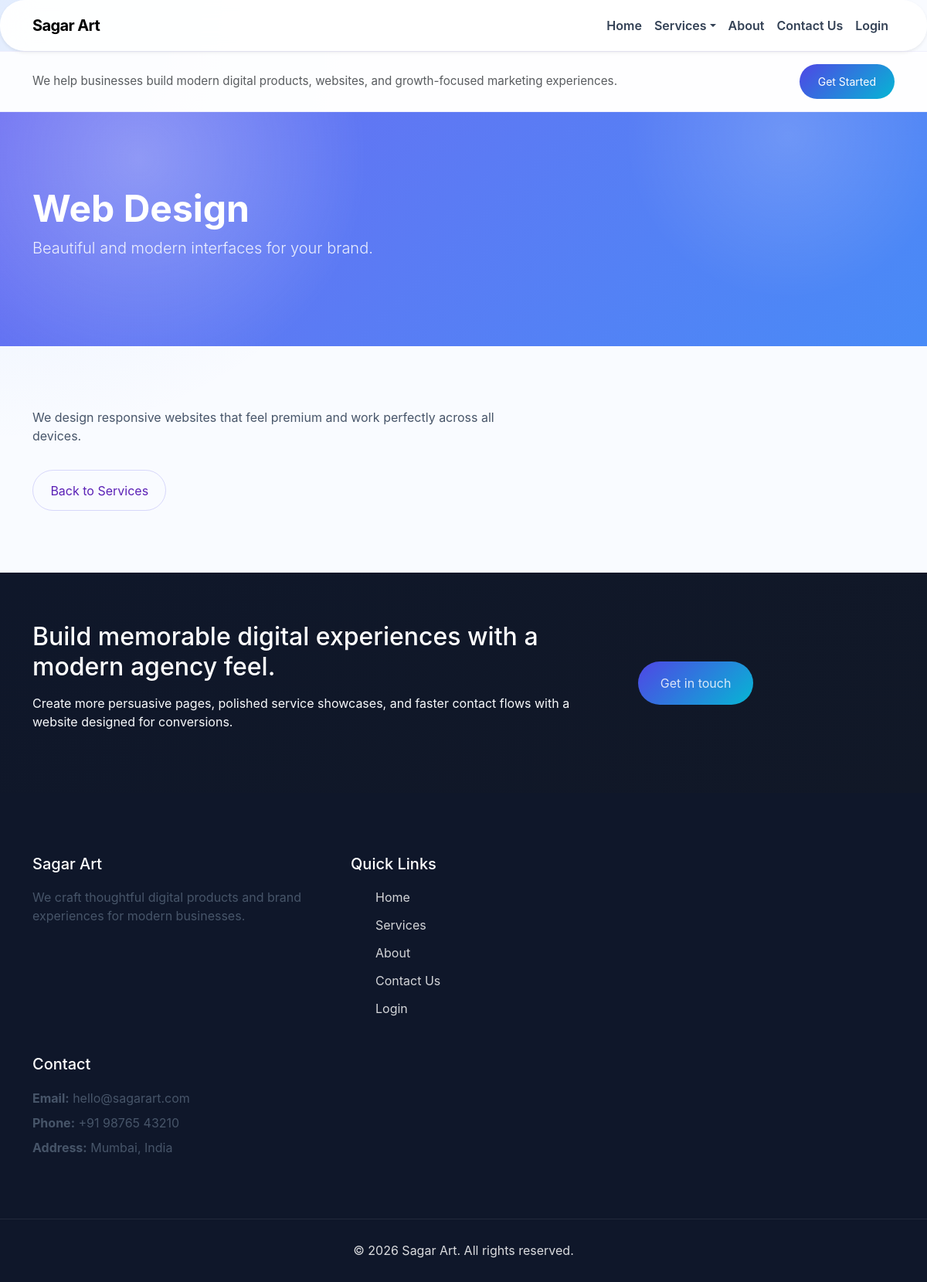
The app's page /service.php?slug=web-design with its own data.
### tables this page shows
CREATE TABLE `site_settings` (
  `id` int(11) NOT NULL,
  `site_name` varchar(255) NOT NULL DEFAULT 'Sagar Art',
  `tagline` varchar(255) DEFAULT NULL,
  `footer_about` text DEFAULT NULL,
  `footer_email` varchar(255) DEFAULT NULL,
  `footer_phone` varchar(255) DEFAULT NULL,
  `footer_address` text DEFAULT NULL,
  `footer_copyright` varchar(255) DEFAULT NULL,
  `header_text` text DEFAULT NULL,
  `header_cta_text` varchar(255) DEFAULT NULL,
  `header_cta_link` varchar(255) DEFAULT NULL
);

CREATE TABLE `menu_items` (
  `id` int(11) NOT NULL,
  `label` varchar(255) NOT NULL,
  `link` varchar(255) NOT NULL,
  `menu_order` int(11) NOT NULL DEFAULT 0,
  `is_active` tinyint(1) NOT NULL DEFAULT 1,
  `has_dropdown` tinyint(1) NOT NULL DEFAULT 0
);

CREATE TABLE `services` (
  `id` int(11) NOT NULL,
  `title` varchar(255) NOT NULL,
  `slug` varchar(100) NOT NULL,
  `summary` text NOT NULL,
  `content` text NOT NULL,
  `image_url` varchar(255) DEFAULT NULL,
  `display_order` int(11) NOT NULL DEFAULT 0,
  `is_featured` tinyint(1) NOT NULL DEFAULT 0
);

### includes/config.php (called while the page is built, shortened)
<?php
function getHeaderMenuItems($conn) {
    $result = $conn->query('SELECT id, label, link, has_dropdown FROM menu_items WHERE is_active = 1 ORDER BY menu_order ASC, id ASC');
    return $result ? $result->fetch_all(MYSQLI_ASSOC) : [];
}
function getSiteSettings($conn) {
    $result = $conn->query('SELECT * FROM site_settings ORDER BY id DESC LIMIT 1');
    $settings = $result ? $result->fetch_assoc() : [];
    return $settings ?: [
        'site_name' => 'Sagar Art',
        'tagline' => 'Creative digital experiences that elevate brands.',
        'header_text' => 'We help businesses build modern digital products, websites, and growth-focused marketing experiences.',
        'header_cta_text' => 'Get Started',
        'header_cta_link' => 'contact.php',
        'footer_about' => 'We craft thoughtful digital products and brand experiences for modern businesses.',
        'footer_email' => 'hello@sagarart.com',
        'footer_phone' => '+91 98765 43210',
        'footer_address' => 'Mumbai, India',
        'footer_copyright' => '© 2026 Sagar Art. All rights reserved.'
    ];
}
function getServiceBySlug($conn, $slug) {
    $stmt = $conn->prepare('SELECT id, title, slug, summary, content, image_url FROM services WHERE slug = ? LIMIT 1');
    $stmt->bind_param('s', $slug);
    $stmt->execute();
    $result = $stmt->get_result();
    return $result->fetch_assoc();
}
?>

### service.php (the view, shortened to what this page needs)
<?php
require 'includes/config.php';
$slug = isset($_GET['slug']) ? $_GET['slug'] : '';
$service = getServiceBySlug($conn, $slug);
?>
<!DOCTYPE html>
<html lang="en">
<head>
  <link href="https://cdn.jsdelivr.net/npm/bootstrap@5.3.3/dist/css/bootstrap.min.css" rel="stylesheet">
  <link rel="stylesheet" href="assets/css/style.css">
</head>
<body>
  <?php include 'includes/header.php'; ?>
  <section class="page-hero text-white d-flex align-items-center">
    <div class="container">
      <h1 class="display-5 fw-bold"><?php echo htmlspecialchars($service['title']); ?></h1>
      <p class="lead"><?php echo htmlspecialchars($service['summary']); ?></p>
    </div>
  </section>
  <section class="py-5">
    <div class="container">
      <div class="row align-items-center g-4">
        <div class="col-lg-7">
          <p><?php echo nl2br(htmlspecialchars($service['content'])); ?></p>
          <a href="services.php" class="btn btn-outline-primary mt-3">Back to Services</a>
        </div>
      </div>
    </div>
  </section>
  <?php include 'includes/footer.php'; ?>
</body>
</html>

### includes/header.php (shortened to what this page needs)
<?php
$siteSettings = getSiteSettings($conn);
$headerMenuItems = getHeaderMenuItems($conn);
?>
<nav class="navbar navbar-expand-lg sticky-top">
  <div class="container">
    <a class="navbar-brand fw-bold" href="index.php"><?php echo htmlspecialchars($siteSettings['site_name'] ?? 'Sagar Art'); ?></a>
    <div class="collapse navbar-collapse" id="navbarNav">
      <ul class="navbar-nav ms-auto align-items-lg-center">
        <?php foreach ($headerMenuItems as $headerMenuItem): ?>
          <?php $children = getMenuChildren($conn, (int)$headerMenuItem['id']); ?>
          <?php if (!empty($children) && !empty($headerMenuItem['has_dropdown'])): ?>
            <li class="nav-item dropdown">
              <a class="nav-link dropdown-toggle" href="<?php echo htmlspecialchars($headerMenuItem['link']); ?>" role="button" data-bs-toggle="dropdown"><?php echo htmlspecialchars($headerMenuItem['label']); ?></a>
            </li>
          <?php else: ?>
            <li class="nav-item">
              <a class="nav-link" href="<?php echo htmlspecialchars($headerMenuItem['link']); ?>"><?php echo htmlspecialchars($headerMenuItem['label']); ?></a>
            </li>
          <?php endif; ?>
        <?php endforeach; ?>
      </ul>
    </div>
  </div>
</nav>
<?php if (!empty($siteSettings['header_text']) || !empty($siteSettings['header_cta_text'])): ?>
  <div class="header-banner py-3">
    <div class="container d-flex flex-column flex-md-row justify-content-between align-items-center gap-3">
      <?php if (!empty($siteSettings['header_text'])): ?>
        <div class="header-banner-text text-muted"><?php echo htmlspecialchars($siteSettings['header_text']); ?></div>
      <?php endif; ?>
      <?php if (!empty($siteSettings['header_cta_text']) && !empty($siteSettings['header_cta_link'])): ?>
        <a href="<?php echo htmlspecialchars($siteSettings['header_cta_link']); ?>" class="btn btn-sm btn-primary px-4"><?php echo htmlspecialchars($siteSettings['header_cta_text']); ?></a>
      <?php endif; ?>
    </div>
  </div>
<?php endif; ?>

### includes/footer.php (shortened to what this page needs)
<?php
$siteSettings = getSiteSettings($conn);
$footerLinks = getHeaderMenuItems($conn);
?>
<footer class="site-footer">
  <div class="footer-top">
    <div class="container">
      <div class="row align-items-center gap-4">
        <div class="col-lg-8">
          <h2 class="text-white mb-3">Build memorable digital experiences with a modern agency feel.</h2>
          <p class="text-white-75">Create more persuasive pages, polished service showcases, and faster contact flows with a website designed for conversions.</p>
        </div>
        <div class="col-lg-auto">
          <a href="contact.php" class="btn btn-primary">Get in touch</a>
        </div>
      </div>
    </div>
  </div>
  <div class="container py-5">
    <div class="row footer-grid">
      <div class="col-md-4 footer-widget">
        <h5><?php echo htmlspecialchars($siteSettings['site_name'] ?? 'Sagar Art'); ?></h5>
        <p><?php echo htmlspecialchars($siteSettings['footer_about'] ?? 'We help digital brands grow with premium websites, app experiences, and creative marketing solutions.'); ?></p>
      </div>
      <div class="col-md-4 footer-widget">
        <h5>Quick Links</h5>
        <ul class="footer-links">
          <?php foreach ($footerLinks as $link): ?>
            <li><a href="<?php echo htmlspecialchars($link['link']); ?>"><?php echo htmlspecialchars($link['label']); ?></a></li>
          <?php endforeach; ?>
        </ul>
      </div>
      <div class="col-md-4 footer-widget">
        <h5>Contact</h5>
        <p class="mb-2"><strong>Email:</strong> <?php echo htmlspecialchars($siteSettings['footer_email'] ?? ''); ?></p>
        <p class="mb-2"><strong>Phone:</strong> <?php echo htmlspecialchars($siteSettings['footer_phone'] ?? ''); ?></p>
        <p class="mb-0"><strong>Address:</strong> <?php echo htmlspecialchars($siteSettings['footer_address'] ?? ''); ?></p>
      </div>
    </div>
  </div>
  <div class="footer-bottom">
    <div class="container">
      <p class="mb-0"><?php echo htmlspecialchars($siteSettings['footer_copyright'] ?? '© 2026 Sagar Art. All rights reserved.'); ?></p>
    </div>
  </div>
</footer>

### assets/css/style.css (style rules this page uses)
:root { --bg-base: #f9fbff; --bg-surface: rgba(255, 255, 255, 0.95); --text-base: #0f172a; --text-muted: #475569; --accent-strong: #5b21b6; --accent-soft: #3b82f6; --accent-fade: #a78bfa; --shadow-soft: 0 24px 60px rgba(15, 23, 42, 0.08); }
* { box-sizing: border-box; }
body { margin: 0; font-family: 'Inter', 'Segoe UI', Arial, sans-serif; background: radial-gradient(circle at top left, rgba(59, 130, 246, 0.12), transparent 28%), radial-gradient(circle at bottom right, rgba(139, 92, 246, 0.14), transparent 22%), var(--bg-base); color: var(--text-base); }
a { color: inherit; }
.navbar { background: rgba(255, 255, 255, 0.95) !important; border-radius: 2rem; padding: 0.8rem 1.5rem; box-shadow: 0 18px 40px rgba(15, 23, 42, 0.08); backdrop-filter: blur(18px); }
.navbar-brand { font-weight: 800; letter-spacing: -0.03em; }
.navbar .nav-link { color: #334155 !important; font-weight: 600; transition: color 0.25s ease, transform 0.25s ease; }
.header-banner { background: rgba(255, 255, 255, 0.88); border-top: 1px solid rgba(79, 70, 229, 0.08); border-bottom: 1px solid rgba(79, 70, 229, 0.08); }
.header-banner-text { color: #475569; font-size: 0.95rem; }
.header-banner .btn { padding: 0.75rem 1.5rem; }
.hero-section, .page-hero { position: relative; overflow: hidden; padding: 6rem 0; background: linear-gradient(135deg, rgba(99, 102, 241, 0.95), rgba(59, 130, 246, 0.93)); }
.hero-section::before, .page-hero::before { content: ''; position: absolute; inset: 0; background: radial-gradient(circle at 15% 20%, rgba(255, 255, 255, 0.28), transparent 28%), radial-gradient(circle at 85% 10%, rgba(255, 255, 255, 0.16), transparent 20%); }
.hero-section .container, .page-hero .container { position: relative; z-index: 1; }
.hero-section h1, .page-hero h1 { color: #fff; }
.hero-section p, .page-hero p, .hero-section .lead, .page-hero .lead { color: rgba(255, 255, 255, 0.87); }
.section-shell, .py-5 { padding-top: 5rem !important; padding-bottom: 5rem !important; }
.section-shell .container, .py-5 .container { position: relative; }
.section-shell p, .py-5 p { color: var(--text-muted); }
.btn { border-radius: 999px; padding: 0.85rem 1.4rem; }
.btn-primary, .btn-primary:focus, .btn-primary:hover { background: linear-gradient(135deg, #4f46e5, #06b6d4); border: none; color: #fff; }
.btn-outline-primary { color: var(--accent-strong); border-color: rgba(79, 70, 229, 0.2); }
.footer-top { padding: 4rem 0; background: linear-gradient(135deg, #0f172a, #111827); color: #f8fafc; }
.footer-top .btn { padding: 1rem 1.8rem; }
.site-footer { background: #0f172a; color: rgba(255, 255, 255, 0.85); }
.site-footer a { color: rgba(255, 255, 255, 0.82); }
.footer-grid { gap: 2rem; }
.footer-widget h5 { color: #fff; margin-bottom: 1.2rem; }
.footer-links li { list-style: none; margin-bottom: 0.75rem; }
.footer-links li a { text-decoration: none; }
.footer-bottom { padding: 1.8rem 0; text-align: center; border-top: 1px solid rgba(255, 255, 255, 0.08); }

### records on screen
site_settings: site_name "Sagar Art", header_text "We help businesses build modern digital products, websites, and growth-focused marketing experiences.", header_cta_text "Get Started", footer_about "We craft thoughtful digital products and brand experiences for modern businesses.", footer_email "hello@sagarart.com", footer_phone "+91 98765 43210", footer_address "Mumbai, India", footer_copyright "© 2026 Sagar Art. All rights reserved."
menu_items: label "Home"
menu_items: label "Services"
menu_items: label "About"
menu_items: label "Contact Us"
menu_items: label "Login"
services: title "Web Design", summary "Beautiful and modern interfaces for your brand.", content "We design responsive websites that feel premium and work perfectly across all devices."
